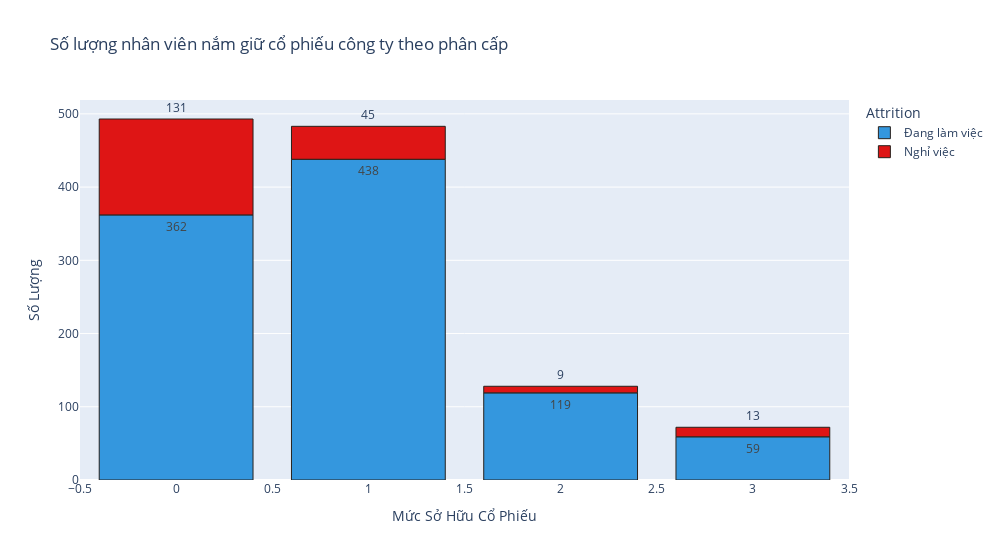

Notebook cell for this chart:
### Markdown cell above
Dựa vào các biểu đồ trên ta thấy:
- Phòng có tỉ lệ nghỉ việc nhiều nhất là phòng Kinh danh chiểm 20,6% trong tổng số 361 nhân viên.
- Kế tiếp là phòng Nhân sự chiếm 19% trong tổng số 50 nhân viên
- Và cuối cùng là phòng Nghiên cứu và Phát triển chiếm 13,8%  trong tổng số 765 nhân viên

### Code cell
stock_att=df.groupby(['StockOptionLevel','Attrition']).apply(lambda x:x['DailyRate'].count()).reset_index(name='Counts').replace({'No': 'Đang làm việc', 'Yes': 'Nghỉ việc'})
fig = px.bar(stock_att, x='StockOptionLevel', y='Counts', color='Attrition',
             title='Số lượng nhân viên nắm giữ cổ phiếu công ty theo phân cấp',
             width=1000,
             color_discrete_map={'Đang làm việc': '#3497DE', 'Nghỉ việc': "#DE1515"})

fig.update_layout(
    xaxis_title="Mức Sở Hữu Cổ Phiếu",
    yaxis_title="Số Lượng"
)

fig.update_traces(
    texttemplate='%{y:,.0f}',
    textposition='outside',
    marker_line=dict(width=1, color='#28221D')
)

fig.show()

### Figure 1 — Plotly figure (JSON) as saved in the notebook; plotly's stock layout.template omitted (floating-point values rounded to 4 significant figures)
{"data": [{"alignmentgroup": "True", "hovertemplate": "Attrition=Đang làm việc<br>StockOptionLevel=%{x}<br>Counts=%{y}<extra></extra>", "legendgroup": "Đang làm việc", "marker": {"color": "#3497DE", "line": {"color": "#28221D", "width": 1}, "pattern": {"shape": ""}}, "name": "Đang làm việc", "offsetgroup": "Đang làm việc", "orientation": "v", "showlegend": true, "textposition": "outside", "texttemplate": "%{y:,.0f}", "type": "bar", "x": [0, 1, 2, 3], "xaxis": "x", "y": [362, 438, 119, 59], "yaxis": "y"}, {"alignmentgroup": "True", "hovertemplate": "Attrition=Nghỉ việc<br>StockOptionLevel=%{x}<br>Counts=%{y}<extra></extra>", "legendgroup": "Nghỉ việc", "marker": {"color": "#DE1515", "line": {"color": "#28221D", "width": 1}, "pattern": {"shape": ""}}, "name": "Nghỉ việc", "offsetgroup": "Nghỉ việc", "orientation": "v", "showlegend": true, "textposition": "outside", "texttemplate": "%{y:,.0f}", "type": "bar", "x": [0, 1, 2, 3], "xaxis": "x", "y": [131, 45, 9, 13], "yaxis": "y"}], "layout": {"barmode": "relative", "legend": {"title": {"text": "Attrition"}, "tracegroupgap": 0}, "title": {"text": "Số lượng nhân viên nắm giữ cổ phiếu công ty theo phân cấp"}, "width": 1000, "xaxis": {"anchor": "y", "domain": [0, 1], "title": {"text": "Mức Sở Hữu Cổ Phiếu"}}, "yaxis": {"anchor": "x", "domain": [0, 1], "title": {"text": "Số Lượng"}}}}
